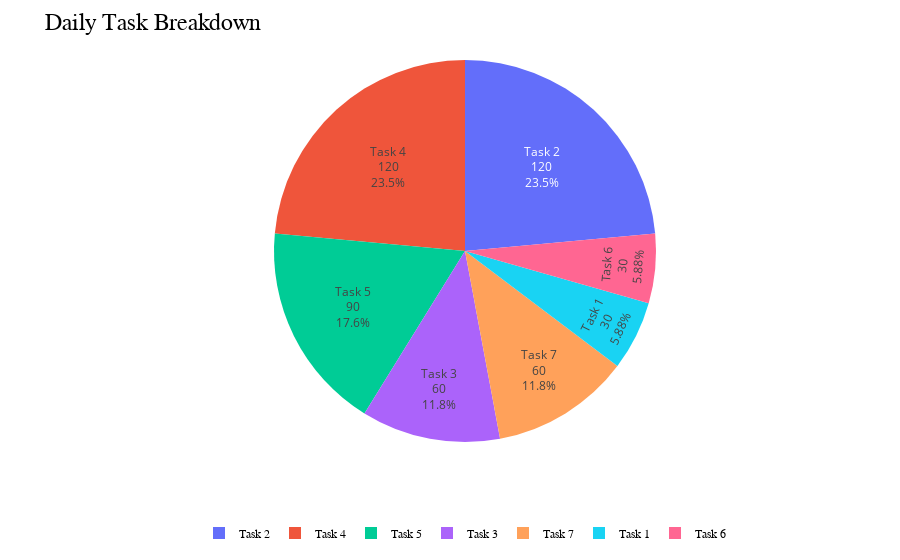

Here is the notebook cell this chart was saved with:
### Code cell
image_loc = 'pie/2.jpeg'
info2 = get_image_info(image_loc, prompt2)
print(info2)
plot_from_ai_output(info2)

### Figure 1 — Plotly figure (JSON) as saved in the notebook; plotly's stock layout.template omitted (floating-point values rounded to 4 significant figures)
{"data": [{"hoverinfo": "label+value+percent", "labels": ["Task 1", "Task 2", "Task 3", "Task 4", "Task 5", "Task 6", "Task 7"], "name": "", "textinfo": "label+value+percent", "type": "pie", "values": [30, 120, 60, 120, 90, 30, 60]}], "layout": {"legend": {"font": {"color": "#000000", "family": "Arial, sans-serif", "size": 12}, "orientation": "h", "x": 0.5, "xanchor": "center", "y": -0.2}, "margin": {"b": 60, "l": 60, "r": 30, "t": 60}, "paper_bgcolor": "#ffffff", "plot_bgcolor": "#ffffff", "title": {"font": {"color": "#000000", "family": "Arial, sans-serif", "size": 24}, "text": "Daily Task Breakdown"}}}
